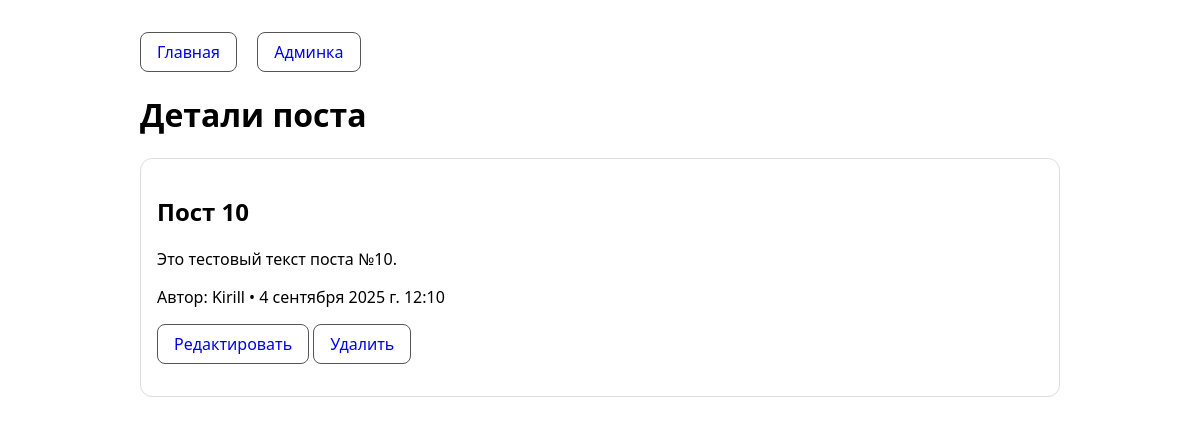
The page /post/10/ on the database its author committed.
### posts/models.py (models this page shows, shortened)
class Post(models.Model):
    title = models.CharField(max_length=200)
    body = models.TextField()  # правильное поле
    author = models.ForeignKey(User, on_delete=models.CASCADE, related_name='posts')
    created_at = models.DateTimeField(auto_now_add=True)
    updated_at = models.DateTimeField(auto_now=True)
    class Meta:
        ordering = ['-created_at']

### posts/views.py (the view)
# urls.py: path('post/<int:pk>/', views.PostDetailView.as_view(), name='detail'),
class PostDetailView(TitleContextMixin, DetailView):
    model = Post
    template_name = 'posts/post_detail.html'
    context_object_name = 'post'
    page_title = 'Детали поста'

### posts/mixins.py (called while the page is built)
    def get_context_data(self, **kwargs):
        ctx = super().get_context_data(**kwargs)
        ctx['page_title'] = getattr(self, 'page_title', '') or self.__class__.__name__
        return ctx

### posts/templates/posts/post_detail.html (shortened to what this page needs)
{% extends "base.html" %}
{% block content %}
  <div class="card">
    <h2>{{ post.title }}</h2>
    <p>{{ post.body }}</p>
    <p>Автор: {{ post.author }} • {{ post.created_at }}</p>
    <p>
      <a class="btn" href="{% url 'posts:edit' post.pk %}">Редактировать</a>
      <a class="btn" href="{% url 'posts:delete' post.pk %}">Удалить</a>
    </p>
  </div>
{% endblock %}

### posts/templates/base.html (style rules this page uses)
body { font-family: system-ui, -apple-system, Segoe UI, Roboto, Arial, sans-serif; margin: 2rem; }
.card { border: 1px solid #ddd; border-radius: 12px; padding: 1rem; margin-bottom: 1rem; }
.btn { display: inline-block; padding: .5rem 1rem; border: 1px solid #555; border-radius: 8px; text-decoration: none; }

### rows shown on the page
Post: title "Пост 10", body "Это тестовый текст поста №10.", author "Kirill", created_at "4 сентября 2025 г. 12:10"

### other values the page prints
{{ page_title|default:'Django Mixins' }} "Детали поста"
